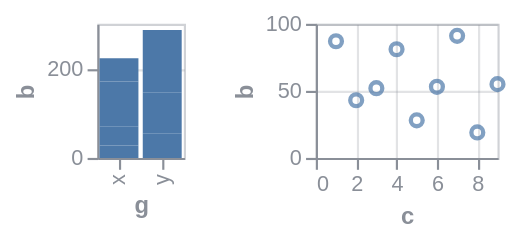

This figure's Vega-Lite source:
### Vega specification from a JSON file in a GitHub repository (floating-point values rounded to 4 significant figures)
{"$schema": "https://vega.github.io/schema/vega/v6.json", "background": null, "padding": 5, "height": 62, "data": [{"name": "source_0", "values": [{"a": "A", "b": 28, "c": 5, "g": "x"}, {"a": "B", "b": 55, "c": 9, "g": "y"}, {"a": "C", "b": 43, "c": 2, "g": "x"}, {"a": "D", "b": 91, "c": 7, "g": "y"}, {"a": "E", "b": 81, "c": 4, "g": "x"}, {"a": "F", "b": 53, "c": 6, "g": "y"}, {"a": "G", "b": 19, "c": 8, "g": "x"}, {"a": "H", "b": 87, "c": 1, "g": "y"}, {"a": "I", "b": 52, "c": 3, "g": "x"}]}, {"name": "data_1", "source": "source_0", "transform": [{"type": "stack", "groupby": ["g"], "field": "b", "sort": {"field": [], "order": []}, "as": ["b_start", "b_end"], "offset": "zero"}, {"type": "filter", "expr": "isValid(datum[\"b\"]) && isFinite(+datum[\"b\"])"}]}, {"name": "data_2", "source": "source_0", "transform": [{"type": "filter", "expr": "isValid(datum[\"c\"]) && isFinite(+datum[\"c\"]) && isValid(datum[\"b\"]) && isFinite(+datum[\"b\"])"}]}], "signals": [{"name": "concat_0_width", "value": 40}, {"name": "concat_1_width", "value": 84}], "layout": {"padding": 20, "bounds": "full", "align": "each"}, "marks": [{"type": "group", "name": "concat_0_group", "style": "cell", "encode": {"update": {"width": {"signal": "concat_0_width"}, "height": {"signal": "height"}}}, "marks": [{"name": "concat_0_marks", "type": "rect", "style": ["bar"], "from": {"data": "data_1"}, "encode": {"update": {"fill": {"value": "#4c78a8"}, "ariaRoleDescription": {"value": "bar"}, "description": {"signal": "\"g: \" + (isValid(datum[\"g\"]) ? isArray(datum[\"g\"]) ? join(datum[\"g\"], ' ') : datum[\"g\"] : \"\"+datum[\"g\"]) + \"; b: \" + (format(datum[\"b\"], \"\"))"}, "x": {"scale": "concat_0_x", "field": "g"}, "width": {"signal": "max(0.25, bandwidth('concat_0_x'))"}, "y": {"scale": "concat_0_y", "field": "b_end"}, "y2": {"scale": "concat_0_y", "field": "b_start"}}}}], "axes": [{"scale": "concat_0_y", "orient": "left", "gridScale": "concat_0_x", "grid": true, "tickCount": {"signal": "ceil(height/40)"}, "domain": false, "labels": false, "aria": false, "maxExtent": 0, "minExtent": 0, "ticks": false, "zindex": 0}, {"scale": "concat_0_x", "orient": "bottom", "grid": false, "title": "g", "labelAlign": "right", "labelAngle": 270, "labelBaseline": "middle", "zindex": 0}, {"scale": "concat_0_y", "orient": "left", "grid": false, "title": "b", "labelOverlap": true, "tickCount": {"signal": "ceil(height/40)"}, "zindex": 0}]}, {"type": "group", "name": "concat_1_group", "style": "cell", "encode": {"update": {"width": {"signal": "concat_1_width"}, "height": {"signal": "height"}}}, "marks": [{"name": "concat_1_marks", "type": "symbol", "style": ["point"], "from": {"data": "data_2"}, "encode": {"update": {"opacity": {"value": 0.7}, "fill": {"value": "transparent"}, "stroke": {"value": "#4c78a8"}, "ariaRoleDescription": {"value": "point"}, "description": {"signal": "\"c: \" + (format(datum[\"c\"], \"\")) + \"; b: \" + (format(datum[\"b\"], \"\"))"}, "x": {"scale": "concat_1_x", "field": "c"}, "y": {"scale": "concat_1_y", "field": "b"}}}}], "axes": [{"scale": "concat_1_x", "orient": "bottom", "gridScale": "concat_1_y", "grid": true, "tickCount": {"signal": "ceil(concat_1_width/40)"}, "domain": false, "labels": false, "aria": false, "maxExtent": 0, "minExtent": 0, "ticks": false, "zindex": 0}, {"scale": "concat_1_y", "orient": "left", "gridScale": "concat_1_x", "grid": true, "tickCount": {"signal": "ceil(height/40)"}, "domain": false, "labels": false, "aria": false, "maxExtent": 0, "minExtent": 0, "ticks": false, "zindex": 0}, {"scale": "concat_1_x", "orient": "bottom", "grid": false, "title": "c", "labelFlush": true, "labelOverlap": true, "tickCount": {"signal": "ceil(concat_1_width/40)"}, "zindex": 0}, {"scale": "concat_1_y", "orient": "left", "grid": false, "title": "b", "labelOverlap": true, "tickCount": {"signal": "ceil(height/40)"}, "zindex": 0}]}], "scales": [{"name": "concat_0_x", "type": "band", "domain": {"data": "data_1", "field": "g", "sort": true}, "range": [0, {"signal": "concat_0_width"}], "paddingInner": 0.1, "paddingOuter": 0.05}, {"name": "concat_0_y", "type": "linear", "domain": {"data": "data_1", "fields": ["b_start", "b_end"]}, "range": [{"signal": "height"}, 0], "nice": true, "zero": true}, {"name": "concat_1_x", "type": "linear", "domain": {"data": "data_2", "field": "c"}, "range": [0, {"signal": "concat_1_width"}], "nice": true, "zero": true}, {"name": "concat_1_y", "type": "linear", "domain": {"data": "data_2", "field": "b"}, "range": [{"signal": "height"}, 0], "nice": true, "zero": true}], "config": {"axis": {"labelColor": "#8a8f98", "titleColor": "#8a8f98", "domainColor": "#8a8f98", "tickColor": "#8a8f98", "gridColor": "#8a8f98", "gridOpacity": 0.25}, "style": {"cell": {"stroke": "#8a8f98", "strokeOpacity": 0.4}, "guide-label": {"fill": "#8a8f98"}, "guide-title": {"fill": "#8a8f98"}}}}
